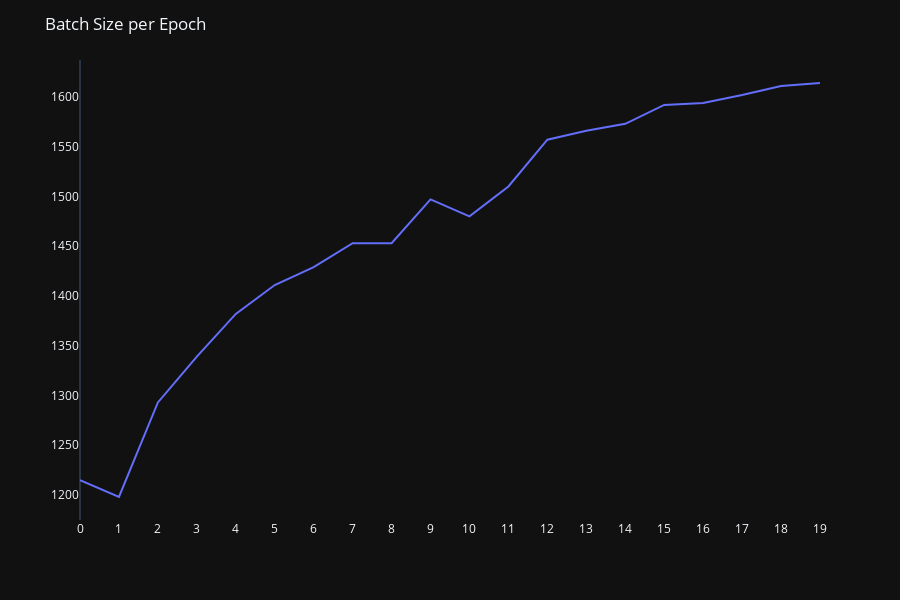

Write notebook code for a chart like this one.
### Code cell
px.line(batches).update_layout(height=600,xaxis=dict(showgrid=False, nticks=20, title=''),yaxis=dict(showgrid=False, title=''),showlegend=False,title='Batch Size per Epoch')

### Figure 1 — Plotly figure (JSON) as saved in the notebook; plotly's stock layout.template omitted (floating-point values rounded to 4 significant figures)
{"data": [{"hovertemplate": "variable=0<br>index=%{x}<br>value=%{y}<extra></extra>", "legendgroup": "0", "line": {"color": "#636efa", "dash": "solid"}, "marker": {"symbol": "circle"}, "mode": "lines", "name": "0", "orientation": "v", "showlegend": true, "type": "scatter", "x": [0, 1, 2, 3, 4, 5, 6, 7, 8, 9, 10, 11, 12, 13, 14, 15, 16, 17, 18, 19], "xaxis": "x", "y": [1215, 1198, 1293, 1339, 1382, 1411, 1429, 1453, 1453, 1497, 1480, 1510, 1557, 1566, 1573, 1592, 1594, 1602, 1611, 1614], "yaxis": "y"}], "layout": {"height": 600, "legend": {"title": {"text": "variable"}, "tracegroupgap": 0}, "margin": {"t": 60}, "showlegend": false, "title": {"text": "Batch Size per Epoch"}, "xaxis": {"anchor": "y", "domain": [0, 1], "nticks": 20, "showgrid": false, "title": {"text": ""}}, "yaxis": {"anchor": "x", "domain": [0, 1], "showgrid": false, "title": {"text": ""}}}}
